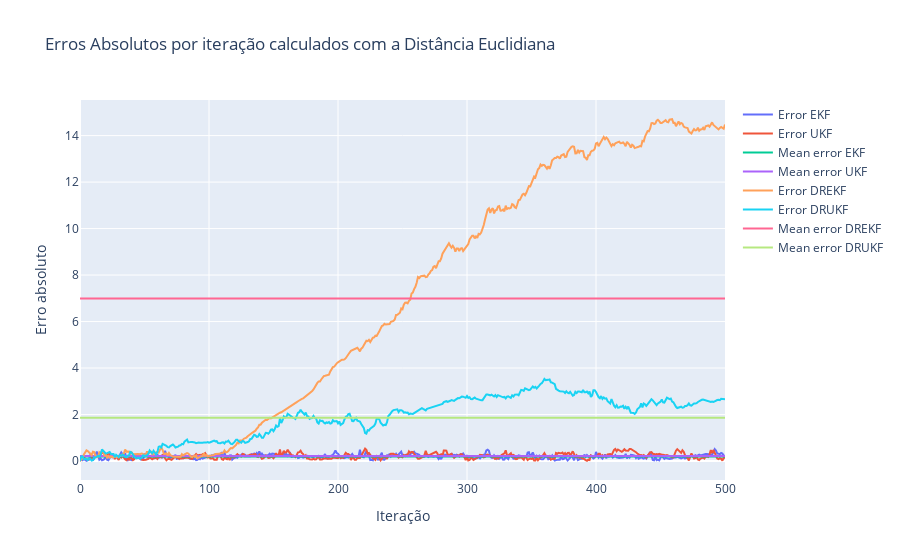

Write notebook code for a chart like this one.
### Markdown cell above
<p style="font-family:Avantgarde; font-size:1em;"> Decidimos que para observar melhor as diferentes linhas e diferentes traços que compõem os dois gráficos anteriores juntá-los num só. No gráfico acima representado conseguimos observar algumas diferenças relativamente aos traços e, conseguimos também retirar algumas conclusões. Tais como, o desempenho do Dead Reckoning em ambos ser o mais diferente e afastado de todas as outras linhas e aglomerados de pontos. Para podermos tirar conclusões decidimos representar os vários erros num gráfico de linhas de modo a conseguirmos observar todas ao mesmo tempo. Nesse gráfico está representado o erro no eixo do y pelas iterações realizadas à aplicação dos filtros no eixo x.</p>

### Code cell
xTrue = hxtrue_ekf[0, :]
yTrue = hxtrue_ekf[1, :]

xEstEkf = hxpred_ekf[0, :]
yEstEkf = hxpred_ekf[1, :]

xEstUkf = hxEst_ukf[0, :]
yEstUkf = hxEst_ukf[1, :]

xDREkf = hxdr_ekf[0, :]
yDREkf = hxdr_ekf[1, :]

xDRUkf = hxDR_ukf[0, :]
yDRUkf = hxDR_ukf[1, :]


#done

difx = xTrue - xEstEkf
dify = yTrue - yEstEkf
error_Ekf = np.sqrt(difx ** 2 + dify ** 2)
sqrt_error_Ekf = np.sqrt(error_Ekf)

difx = xTrue - xEstUkf
dify = yTrue - yEstUkf
error_Ukf = np.sqrt(difx ** 2 + dify ** 2)
sqrt_error_Ukf = np.sqrt(error_Ukf)

difx = xTrue - xDREkf
dify = yTrue - yDREkf
error_DREkf = np.sqrt(difx ** 2 + dify ** 2)
sqrt_error_DREkf = np.sqrt(error_DREkf)

difx = xTrue - xDRUkf
dify = yTrue - yDRUkf
error_DRUkf = np.sqrt(difx ** 2 + dify ** 2)
sqrt_error_DRUkf = np.sqrt(error_DRUkf)

mean_Ekf = np.mean(error_Ekf)
mean_Ukf = np.mean(error_Ukf)

mean_DREkf = np.mean(error_DREkf)
mean_DRUkf = np.mean(error_DRUkf)

print('Mean Error DREKF:', mean_DREkf)
print('Mean Error DRUKF:', mean_DRUkf)

print('Mean Error EKF:', mean_Ekf)
print('Mean Error UKF:', mean_Ukf)

x = np.arange(error_Ekf.shape[0])

fig = go.Figure()

fig.add_trace(go.Scatter(
    x=x, y=error_Ekf,
    name='Error EKF',
    mode='lines'
))

fig.add_trace(go.Scatter(
    x=x, y=error_Ukf,
    name='Error UKF',
    mode='lines'
))

fig.add_trace(go.Scatter(
    x=x, y=np.full(x.shape[0],mean_Ekf),
    name='Mean error EKF',
    mode='lines'
))

fig.add_trace(go.Scatter(
    x=x, y=np.full(x.shape[0],mean_Ukf),
    name='Mean error UKF',
    mode='lines'
))

fig.add_trace(go.Scatter(
    x=x, y=error_DREkf,
    name='Error DREKF',
    mode='lines'
))

fig.add_trace(go.Scatter(
    x=x, y=error_DRUkf,
    name='Error DRUKF',
    mode='lines'
))

fig.add_trace(go.Scatter(
    x=x, y=np.full(x.shape[0],mean_DREkf),
    name='Mean error DREKF',
    mode='lines'
))

fig.add_trace(go.Scatter(
    x=x, y=np.full(x.shape[0],mean_DRUkf),
    name='Mean error DRUKF',
    mode='lines'
))

fig.update_layout(
    title_text='Erros Absolutos por iteração calculados com a Distância Euclidiana',
    xaxis_title='Iteração',
    yaxis_title='Erro absoluto',
)

fig.show()

### Figure 1 — Plotly figure (JSON) as saved in the notebook; plotly's stock layout.template omitted (floating-point values rounded to 4 significant figures; data arrays with more than 128 entries replaced by an {"elided": "..."} marker saying what was removed)
{"data": [{"mode": "lines", "name": "Error EKF", "type": "scatter", "x": {"elided": "501 int values"}, "y": {"elided": "501 float values"}}, {"mode": "lines", "name": "Error UKF", "type": "scatter", "x": {"elided": "501 int values"}, "y": {"elided": "501 float values"}}, {"mode": "lines", "name": "Mean error EKF", "type": "scatter", "x": {"elided": "501 int values"}, "y": {"elided": "501 float values"}}, {"mode": "lines", "name": "Mean error UKF", "type": "scatter", "x": {"elided": "501 int values"}, "y": {"elided": "501 float values"}}, {"mode": "lines", "name": "Error DREKF", "type": "scatter", "x": {"elided": "501 int values"}, "y": {"elided": "501 float values"}}, {"mode": "lines", "name": "Error DRUKF", "type": "scatter", "x": {"elided": "501 int values"}, "y": {"elided": "501 float values"}}, {"mode": "lines", "name": "Mean error DREKF", "type": "scatter", "x": {"elided": "501 int values"}, "y": {"elided": "501 float values"}}, {"mode": "lines", "name": "Mean error DRUKF", "type": "scatter", "x": {"elided": "501 int values"}, "y": {"elided": "501 float values"}}], "layout": {"title": {"text": "Erros Absolutos por iteração calculados com a Distância Euclidiana"}, "xaxis": {"title": {"text": "Iteração"}}, "yaxis": {"title": {"text": "Erro absoluto"}}}}
